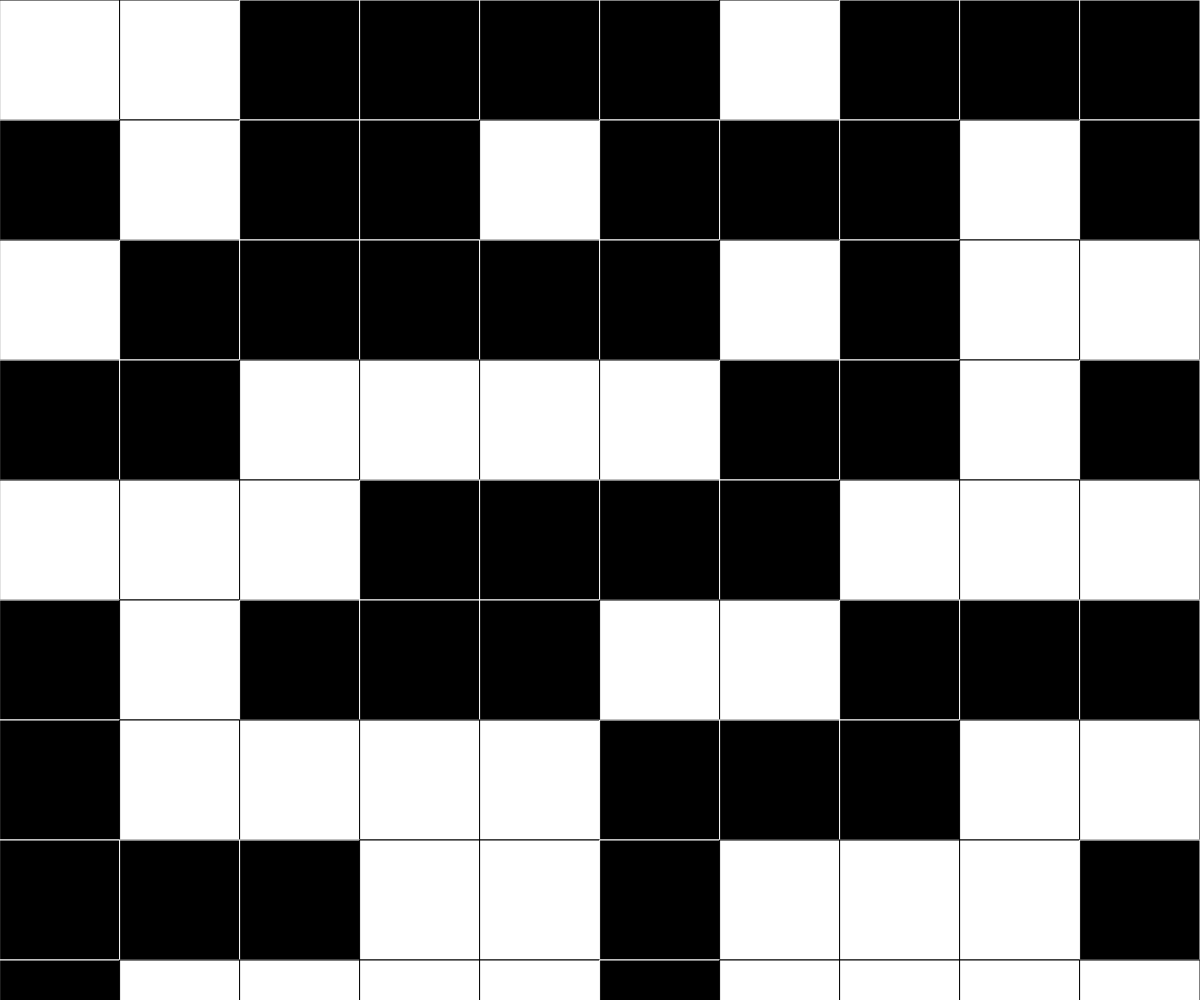
Frame 1 (no input)
Frame 60 (no input): identical to frame 1, image omitted
Frame 120 (the mouse pressed at the canvas centre since frame 60): identical to frame 1, image omitted

The p5.js sketch that drew this single still picture (run headless with seeded random() and noise() and a simulated clock; from frame 60 on, the mouse is pressed at the canvas centre):

// p5.js sketch
// ── sketch.js

let grid = [];

function setup() {
  createCanvas(windowWidth, windowHeight);
  grid = create2DArray(20, 20);
}

function draw() {
  background(225);
  displayGrid(grid);

}

function displayGrid(theGrid) {
  for (let y=0; y<theGrid.length; y++) {
    for (let x=0; x<theGrid.length; x++) {
      if (theGrid[x][y] === 0) {
        stroke(0);
        fill(255);
      }
      else {
        stroke(255);
        fill(0);
      }
      let cellSize = width/theGrid[0].length;
      rect(x * cellSize, y * cellSize, cellSize, cellSize);
    }
  }
}

function create2DArray(cols, rows) {
  let someArray = [];
  for (let i=0; i<10; i++) {
    someArray.push([]);
    for (let j=0; j<10; j++) {
      if (random(100) < 50) {
        someArray[i].push(1);
      }
      else {
        someArray[i].push(0);
      }
    }
  }
  return someArray;
}
